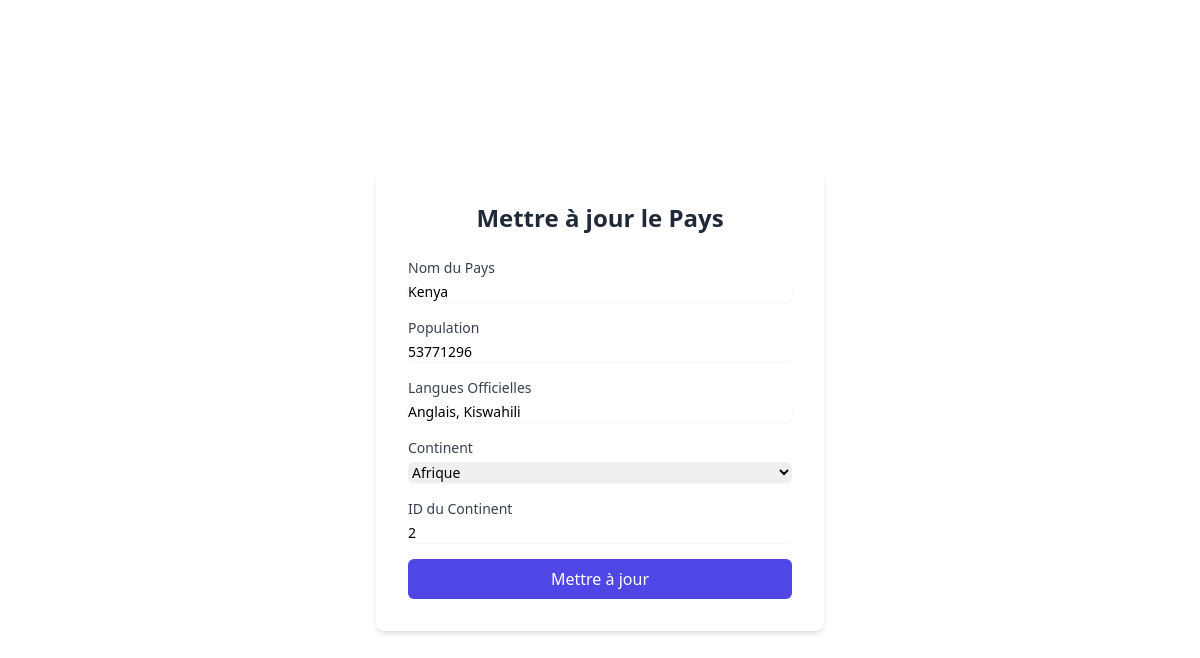
The app's page /edit_pays.php?id=2 with its own data.
### tables this page shows
CREATE TABLE `pays` (
    `id_pays` int(11) AUTO_INCREMENT PRIMARY KEY NOT NULL,
    `nom` varchar(255) NOT NULL,
    `Population` int NOT NULL,
    `langues_officielles` text DEFAULT NULL,
    `Continent` enum(
        'Asie',
        'Afrique',
        'Amérique',
        'Antarctique',
        'Europe',
        'Australie'
    ) DEFAULT 'Afrique',
    `id_Continent` int(11),
    FOREIGN KEY (`id_Continent`) REFERENCES `Continents` (`id_Continent`) ON DELETE CASCADE ON UPDATE CASCADE
);

### edit_pays.php (the view, shortened to what this page needs)
<?php
$servername = "127.0.0.1";
$username = "root";
$password = "123456789";
$dbname = "africadata";
$conn = mysqli_connect($servername, $username, $password, $dbname);
if (isset($_GET['id'])) {
    $id = $_GET['id'];
    $sql = "SELECT * FROM pays WHERE id_pays = $id";
    $result = $conn->query($sql);
    if ($result->num_rows > 0) {
        $row = $result->fetch_assoc();
    } else {
        echo "Pays introuvable.";
        exit;
    }
}
?>
<!DOCTYPE html>
<html lang="fr">
<head>
    <link rel="stylesheet" href="./src/output.css">
    <link rel="stylesheet" href="./src/input.css">
</head>
<body id="body" class="flex items-center justify-center h-screen">
    <div class="bg-white p-8 rounded-lg shadow-md w-full max-w-md">
        <h2 class="text-2xl font-bold text-gray-800 mb-6 text-center">Mettre à jour le Pays</h2>
        <form method="POST" class="space-y-4">
            <div>
                <label for="Nom" class="block text-sm font-medium text-gray-700">Nom du Pays</label>
                <input type="text" id="Nom" name="Nom" value="<?php echo $row['nom']; ?>"
                    class="mt-1 block w-full rounded-md border-gray-300 shadow-sm focus:border-indigo-500 focus:ring-indigo-500 sm:text-sm"
                    placeholder="Entrez le nom du pays" required aria-label="Nom du pays">
            </div>
            <div>
                <label for="Population" class="block text-sm font-medium text-gray-700">Population</label>
                <input type="number" id="Population" name="Population"
                    value="<?php echo $row['Population'] ?>"
                    class="mt-1 block w-full rounded-md border-gray-300 shadow-sm focus:border-indigo-500 focus:ring-indigo-500 sm:text-sm"
                    placeholder="Entrez la population" required aria-label="Population">
            </div>
            <div>
                <label for="langues_officielles" class="block text-sm font-medium text-gray-700">Langues
                    Officielles</label>
                <input type="text" id="langues_officielles" name="langues_officielles"
                    value="<?php echo $row['langues_officielles']; ?>"
                    class="mt-1 block w-full rounded-md border-gray-300 shadow-sm focus:border-indigo-500 focus:ring-indigo-500 sm:text-sm"
                    placeholder="Entrez les langues officielles" required aria-label="Langues officielles">
            </div>
            <div>
                <?php
                $sql_continents = "SELECT * FROM continents";
                $result_continents = $conn->query($sql_continents);
                ?>
                <label for="Continent" class="block text-sm font-medium text-gray-700">Continent</label>
                <select onchange="auto()" id="Continent" name="Continent"
                    class="mt-1 block w-full rounded-md border-gray-300 shadow-sm focus:border-indigo-500 focus:ring-indigo-500 sm:text-sm"
                    required aria-label="Continent">
                    <?php
                    if ($result_continents->num_rows > 0) {
                        while ($continent1 = $result_continents->fetch_assoc()) {
                            $selected = ($continent1['nom'] == $row['Continent']) ? "selected" : "";
                            echo "<option value='" . $continent1['nom'] . "' data-id='" . $continent1['id_Continent'] . "' $selected>" . $continent1['nom'] . "</option>";
                        }
                    } else {
                        echo "<option value=''>Aucun continent disponible</option>";
                    }
                    ?>
                </select>
            </div>
            <div>
                <label for="id_Continent" class="block text-sm font-medium text-gray-700">ID du Continent</label>
                <input type="text" id="id_Continent" name="id_Continent"
                    value="<?php echo $row['id_Continent']
                    ; ?>"
                    class="mt-1 block w-full rounded-md border-gray-300 shadow-sm focus:border-indigo-500 focus:ring-indigo-500 sm:text-sm"
                    placeholder="Entrez l'ID du continent" required aria-label="ID du continent" readonly>
            </div>
            <button type="submit"
                class="w-full bg-indigo-600 text-white py-2 px-4 rounded-md hover:bg-indigo-700 focus:outline-none focus:ring-2 focus:ring-indigo-500 focus:ring-offset-2">
                Mettre à jour
            </button>
        </form>
    </div>
</body>
</html>

### src/input.css (style rules this page uses)
#body { background-image: url("http://codeshogun.free.nf/gallery_gen/0db50c06d26149f56b8e4c020e41671d_fit.jpg?ts=1733822507"); background-size: cover; }

### records on screen
pays: Nom "Kenya", Population "53771296", langues_officielles "Anglais, Kiswahili", id_Continent "2"

### other values on screen
form field Continent "Afrique"
